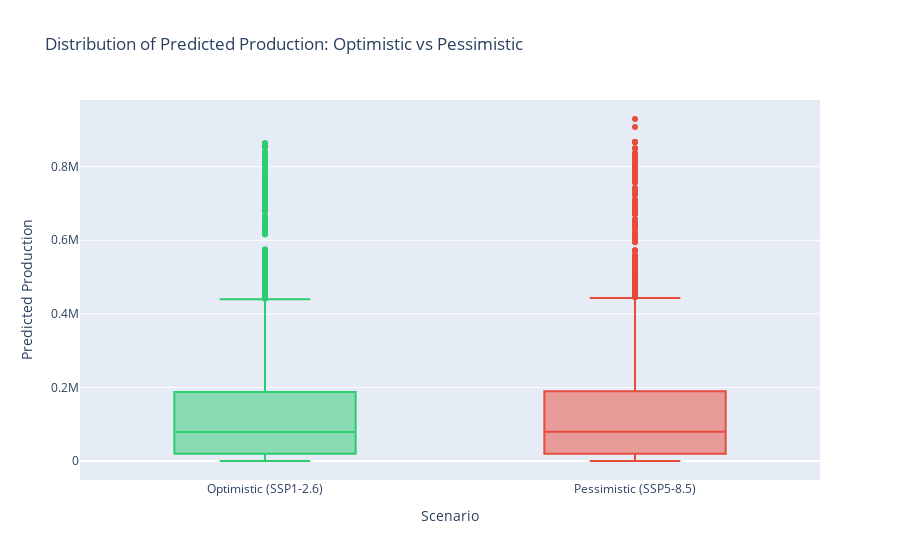

The code cell stored with this chart in its notebook:
### Code cell
# 3. Distribution of predicted production by scenario (box plot)
fig3 = px.box(
    df_all,
    x="scenario",
    y="predicted_production",
    color="scenario",
    title="Distribution of Predicted Production: Optimistic vs Pessimistic",
    labels={"predicted_production": "Predicted Production", "scenario": "Scenario"},
    color_discrete_map={
        "Optimistic (SSP1-2.6)": "#2ecc71",
        "Pessimistic (SSP5-8.5)": "#e74c3c",
    },
)
fig3.update_layout(showlegend=False)
fig3.show()

### Figure 1 — Plotly figure (JSON) as saved in the notebook; plotly's stock layout.template omitted (floating-point values rounded to 4 significant figures; data arrays with more than 128 entries replaced by an {"elided": "..."} marker saying what was removed)
{"data": [{"alignmentgroup": "True", "hovertemplate": "Scenario=%{x}<br>Predicted Production=%{y}<extra></extra>", "legendgroup": "Optimistic (SSP1-2.6)", "marker": {"color": "#2ecc71"}, "name": "Optimistic (SSP1-2.6)", "notched": false, "offsetgroup": "Optimistic (SSP1-2.6)", "orientation": "v", "showlegend": true, "type": "box", "x": {"elided": "3204 str values"}, "x0": " ", "xaxis": "x", "y": {"elided": "3204 float values"}, "y0": " ", "yaxis": "y"}, {"alignmentgroup": "True", "hovertemplate": "Scenario=%{x}<br>Predicted Production=%{y}<extra></extra>", "legendgroup": "Pessimistic (SSP5-8.5)", "marker": {"color": "#e74c3c"}, "name": "Pessimistic (SSP5-8.5)", "notched": false, "offsetgroup": "Pessimistic (SSP5-8.5)", "orientation": "v", "showlegend": true, "type": "box", "x": {"elided": "3204 str values"}, "x0": " ", "xaxis": "x", "y": {"elided": "3204 float values"}, "y0": " ", "yaxis": "y"}], "layout": {"boxmode": "overlay", "legend": {"title": {"text": "Scenario"}, "tracegroupgap": 0}, "showlegend": false, "title": {"text": "Distribution of Predicted Production: Optimistic vs Pessimistic"}, "xaxis": {"anchor": "y", "categoryarray": ["Optimistic (SSP1-2.6)", "Pessimistic (SSP5-8.5)"], "categoryorder": "array", "domain": [0, 1], "title": {"text": "Scenario"}}, "yaxis": {"anchor": "x", "domain": [0, 1], "title": {"text": "Predicted Production"}}}}
